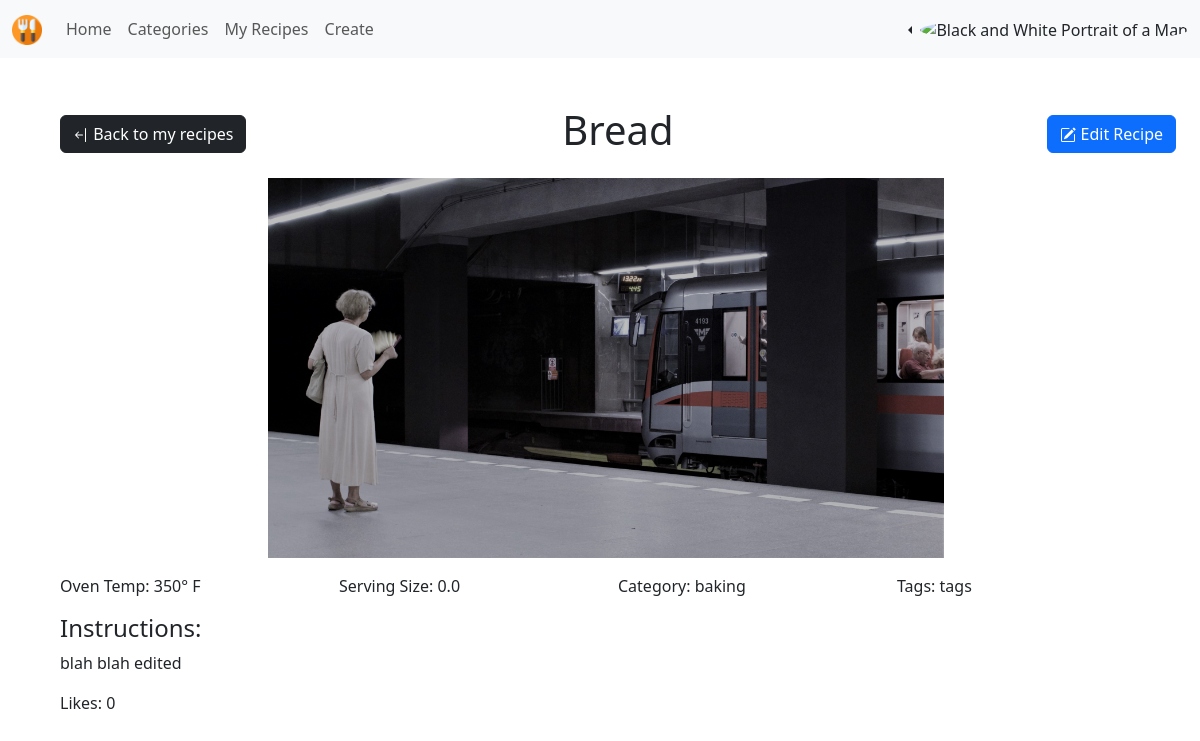
Page /recipies/recipe_detail/2 (signed in) on the committed database.
### recipies/models.py (models this page shows, shortened)
class Recipe(models.Model):
  creator = models.ForeignKey(Profile, on_delete=models.CASCADE)
  created_timestamp = models.DateTimeField(default=datetime.now, blank=True)
  updated_timestamp = models.DateTimeField(default=datetime.now, blank=True)
  recipe_name = models.CharField(max_length=200)
  recipe_image = models.ImageField(upload_to='recipe_img', default="empty.jpg")
  oven_temp = models.IntegerField(null=True)
  serving_size = models.FloatField()
  recipe_category = models.CharField(max_length=50)
  recipe_tags = models.CharField(max_length=200)
  recipe_instructions = models.TextField()
  likes = models.IntegerField(default=0)

### recipies/views.py (the view)
# urls.py: path('recipe_detail/<int:id>', views.recipe_detail_view, name="recipe_detail"),
@login_required
def recipe_detail_view(request, id):
  recipe = Recipe.objects.get(pk=id)
  return render(request, 'recipes/recipe_detail.html', {'recipe': recipe})

### recipies/templates/recipes/recipe_detail.html (shortened to what this page needs)
{% extends 'socialMedia/baseNav.html' %}
{% block body %}
  <div class="container m-5">
    <div class="row">
      <div class="col d-flex align-items-center">
        <a class="btn btn-dark" href="{% url 'recipies:my_recipes' user.id %}">
          Back to my recipes
        </a>
      </div>
      <div class="col">
        <h1 class="text-center">{{ recipe.recipe_name }}</h1>
      </div>
      <div class="col d-flex align-items-center justify-content-end">
        <a class="btn btn-primary" href="{% url 'recipies:recipe_edit' recipe.id %}">
          Edit Recipe
        </a>
      </div>
    </div>
    <div class="row">
      <div class="row d-flex justify-content-center p-3">
        <img src="{{ recipe.recipe_image.url }}" style="max-width: 700px;" alt="{{ recipe.recipe_name }}">
      </div>
      <div class="row">
        <div class="col">
          <p>Oven Temp: {{recipe.oven_temp}}&deg; F</p>
        </div>
        <div class="col">
            <p>Serving Size: {{recipe.serving_size}}</p>
        </div>
        <div class="col">
          <p>Category: {{recipe.recipe_category}} </p>
        </div>
        <div class="col">
          <p>Tags: {{recipe.recipe_tags}} </p>
        </div>
      </div>
      <div class="row">
        <h4>Instructions:</h4>
        <p>{{recipe.recipe_instructions}} </p>
      </div>
      <p>Likes: {{recipe.likes}}</p>
    </div>
  </div>
{% endblock %}

### rows in the picture
Recipe: recipe_name "Bread", recipe_image (picture), oven_temp "350", serving_size "0.0", recipe_category "baking", recipe_tags "tags", recipe_instructions "blah blah edited", likes "0"
